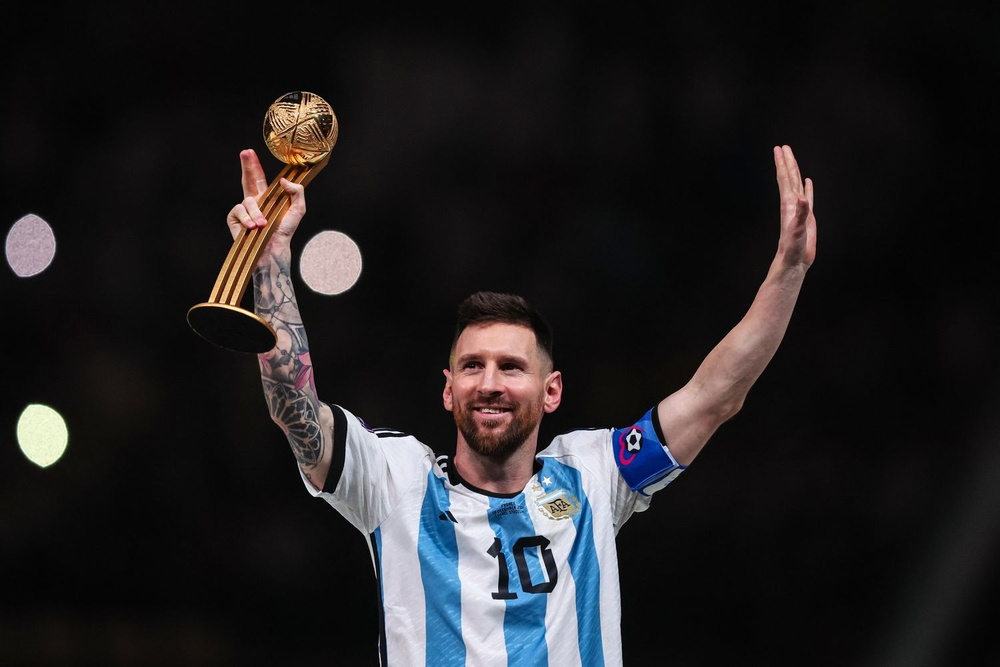
#> input picture Code Executables/Ex 2/messi.jpg, 1000 x 667 px, shrunk from 1500 x 1000 before the run
$ python canny-edge.py
#> lines starting #> are read from the running program, lines starting #| are printed output that depends on the picture; after the words box and inside, x2 and y2 are one past the last pixel; in counts of white or black regions, pixels touching at a corner belong together
import cv2

# Read image in grayscale
img = cv2.imread("messi.jpg", 0)
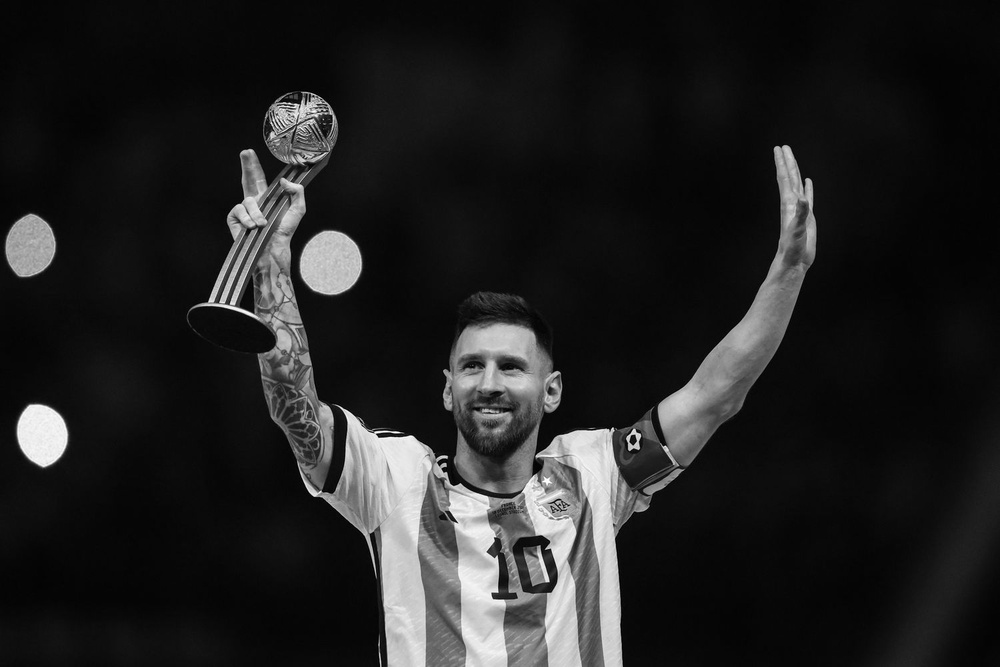
#> img: shape (667, 1000); min 0, max 255, mean 34.2

# Apply Canny edge detector
t1 = 100 # lower threshold
t2 = 200 # upper threshold
edges = cv2.Canny(img, 100, 200)
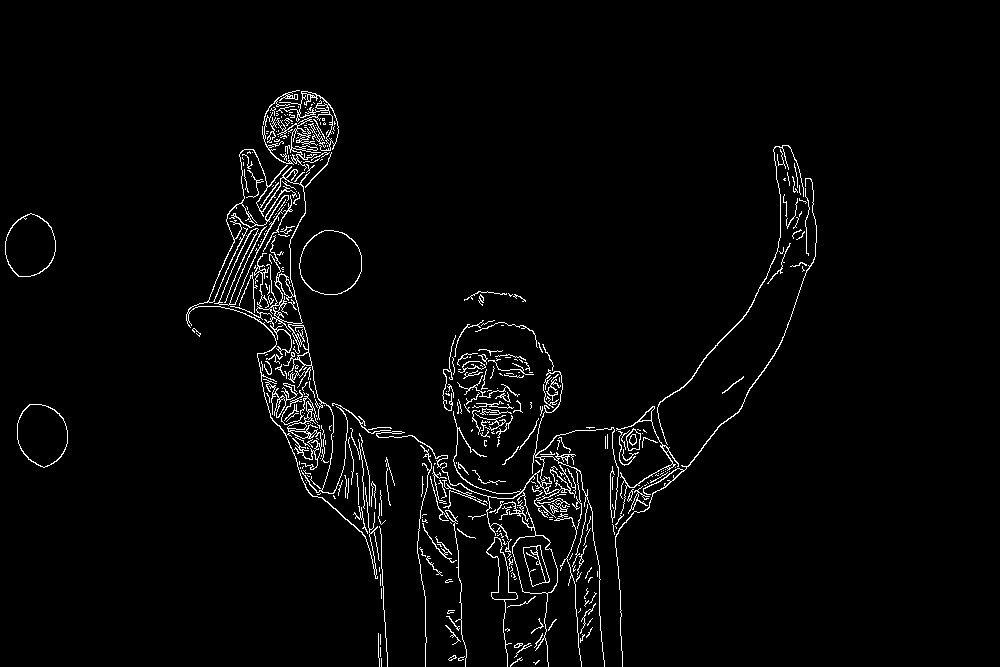
#> edges: shape (667, 1000); 2.8% white in thin lines or dots, all inside (x1, y1, x2, y2) = (5, 90, 817, 667)

# Display
cv2.imshow("Original", img)
cv2.imshow("Canny Edges", edges)

cv2.waitKey(0)
cv2.destroyAllWindows()
